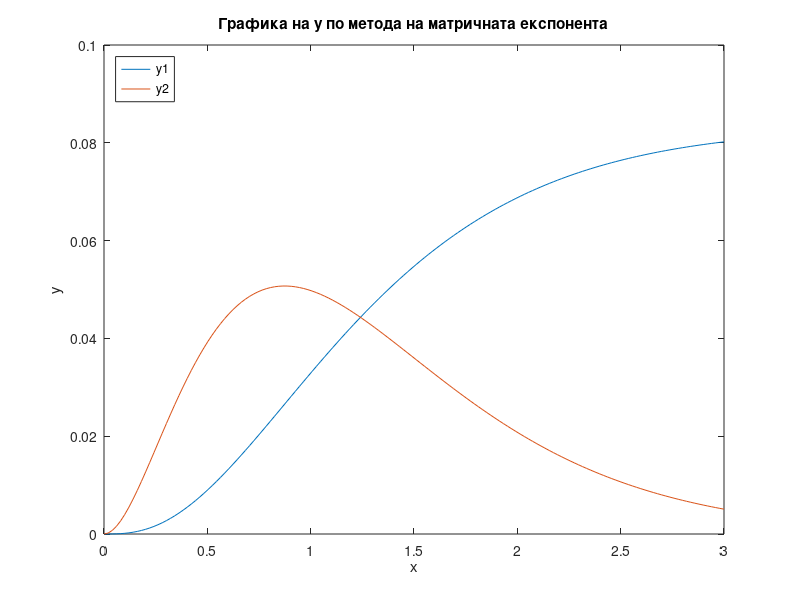

This figure's MATLAB source:
function secondTask
A = [0, 1; 0, -3]; % матрица на коефициенти
B = @(x)[0; myFunction(x)]; % свободни коефициенти
expA = expm(A); % матрична експонента

% начални условия
y0 = [0; 0];
% създаване на масив от времеви точки
t = linspace(0, 3, 150);
% създаване на масив за съхранение на резултатите
y = zeros(length(y0), length(t)); 

for i = 1:length(t)
    integrand = @(s) expm(A*(t(i)-s)) * B(s);
    y(:,i) = expA * y0 + integral(integrand, 0, t(i), 'ArrayValued', true);
end

figure(2),plot(t, y(1,:),t,y(2,:));
title('Графика на y по метода на матричната експонента');
xlabel('x');
ylabel('y');
legend('y1', 'y2', 'Location', 'northwest', 'Orientation', 'vertical');

end

function f = myFunction(x)
f = x*exp(-2*x);
end
